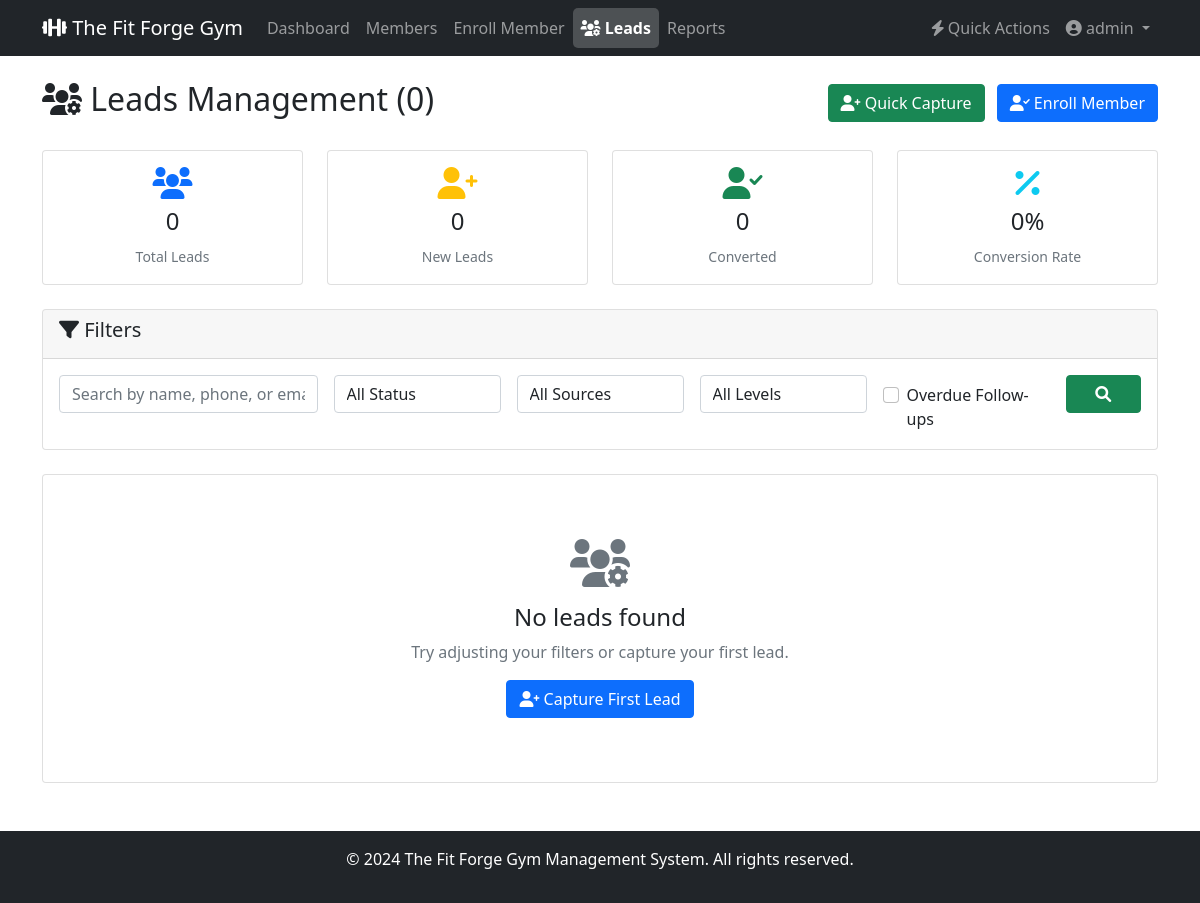
The page /leads/ (signed in) on the database as committed earlier.
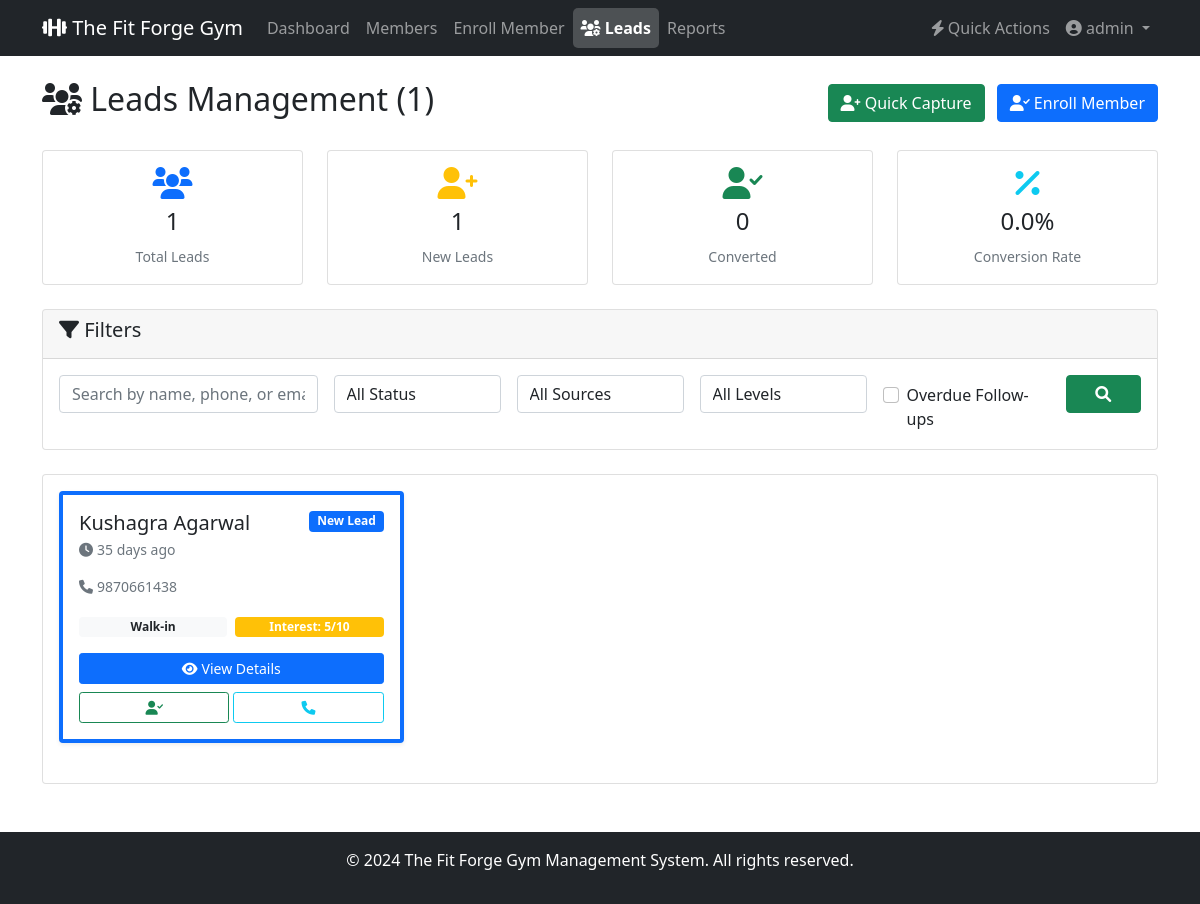
The same page on the database as committed later.
### members/models.py (models this page shows, shortened)
class Lead(models.Model):
    STATUS_CHOICES = [
        ('new', 'New Lead'),
        ('contacted', 'Contacted'),
        ('interested', 'Interested'),
        ('converted', 'Converted'),
        ('not_interested', 'Not Interested'),
    ]
    SOURCE_CHOICES = [
        ('walk_in', 'Walk-in'),
        ('referral', 'Referral'),
        ('online', 'Online'),
        ('advertisement', 'Advertisement'),
        ('social_media', 'Social Media'),
        ('other', 'Other'),
    ]
    name = models.CharField(max_length=100, help_text="Full name of the visitor")
    phone = models.CharField(
        max_length=15,
        validators=[RegexValidator(r'^\+?1?\d{9,15}$', 'Enter a valid phone number.')],
        help_text="Contact number"
    )
    email = models.EmailField(blank=True, null=True, help_text="Email address (optional)")
    status = models.CharField(max_length=20, choices=STATUS_CHOICES, default='new')
    source = models.CharField(max_length=20, choices=SOURCE_CHOICES, default='walk_in')
    interest_level = models.IntegerField(
        default=5,
        help_text="Interest level from 1-10 (10 being highest)"
    )
    notes = models.TextField(blank=True, null=True, help_text="Additional notes about the lead")
    last_contacted = models.DateTimeField(blank=True, null=True)
    next_follow_up = models.DateField(blank=True, null=True, help_text="Next follow-up date")
    converted_member = models.ForeignKey(
        Member,
        on_delete=models.SET_NULL,
        blank=True,
        null=True,
        help_text="If converted, link to the member record"
    )
    conversion_date = models.DateTimeField(blank=True, null=True)
    created_at = models.DateTimeField(auto_now_add=True)
    updated_at = models.DateTimeField(auto_now=True)
    class Meta:
        ordering = ['-created_at']
        verbose_name = "Lead"
        verbose_name_plural = "Leads"
    @property
    def days_since_created(self):
        return (timezone.now() - self.created_at).days

### members/views.py (the view, shortened to what this page needs)
# urls.py: path('leads/', views.lead_list, name='lead_list'),
@login_required
def lead_list(request):
    form = LeadFilterForm(request.GET)
    leads = Lead.objects.all().order_by('-created_at')
    if form.is_valid():
        if form.cleaned_data['status']:
            leads = leads.filter(status=form.cleaned_data['status'])
        if form.cleaned_data['source']:
            leads = leads.filter(source=form.cleaned_data['source'])
        if form.cleaned_data['overdue_follow_up']:
            leads = leads.filter(
                next_follow_up__lt=date.today(),
                status__in=['new', 'contacted', 'interested']
            )
    paginator = Paginator(leads, 12)  # 12 leads per page
    page_number = request.GET.get('page')
    page_obj = paginator.get_page(page_number)
    total_leads = Lead.objects.count()
    new_leads = Lead.objects.filter(status='new').count()
    converted_leads = Lead.objects.filter(status='converted').count()
    conversion_rate = (converted_leads / total_leads * 100) if total_leads > 0 else 0
    context = {
        'form': form,
        'leads': page_obj,
        'total_count': leads.count(),
        'total_leads': total_leads,
        'new_leads': new_leads,
        'converted_leads': converted_leads,
        'conversion_rate': round(conversion_rate, 1),
    }
    return render(request, 'members/lead_list.html', context)

### members/forms.py
class LeadFilterForm(forms.Form):
    search = forms.CharField(
        max_length=100,
        required=False,
        widget=forms.TextInput(attrs={
            'class': 'form-control',
            'placeholder': 'Search by name, phone, or email...'
        })
    )
    status = forms.ChoiceField(
        choices=[('', 'All Status')] + Lead.STATUS_CHOICES,
        required=False,
        widget=forms.Select(attrs={'class': 'form-control'})
    )
    source = forms.ChoiceField(
        choices=[('', 'All Sources')] + Lead.SOURCE_CHOICES,
        required=False,
        widget=forms.Select(attrs={'class': 'form-control'})
    )
    interest_level = forms.ChoiceField(
        choices=[
            ('', 'All Levels'),
            ('high', 'High (8-10)'),
            ('medium', 'Medium (5-7)'),
            ('low', 'Low (1-4)'),
        ],
        required=False,
        widget=forms.Select(attrs={'class': 'form-control'})
    )
    overdue_follow_up = forms.BooleanField(
        required=False,
        widget=forms.CheckboxInput(attrs={'class': 'form-check-input'})
    )

### templates/members/lead_list.html (shortened to what this page needs)
{% extends 'base.html' %}
{% block content %}
<div class="d-flex justify-content-between align-items-center mb-4">
    <h2><i class="fas fa-users-cog"></i> Leads Management ({{ total_count }})</h2>
    <div>
        <a href="{% url 'lead_capture' %}" class="btn btn-success me-2" target="_blank">
            <i class="fas fa-user-plus"></i> Quick Capture
        </a>
        <a href="{% url 'member_enroll' %}" class="btn btn-primary">
            <i class="fas fa-user-check"></i> Enroll Member
        </a>
    </div>
</div>
<div class="row mb-4">
    <div class="col-md-3">
        <div class="card text-center">
            <div class="card-body">
                <i class="fas fa-users fa-2x text-primary mb-2"></i>
                <h4>{{ total_leads }}</h4>
                <small class="text-muted">Total Leads</small>
            </div>
        </div>
    </div>
    <div class="col-md-3">
        <div class="card text-center">
            <div class="card-body">
                <i class="fas fa-user-plus fa-2x text-warning mb-2"></i>
                <h4>{{ new_leads }}</h4>
                <small class="text-muted">New Leads</small>
            </div>
        </div>
    </div>
    <div class="col-md-3">
        <div class="card text-center">
            <div class="card-body">
                <i class="fas fa-user-check fa-2x text-success mb-2"></i>
                <h4>{{ converted_leads }}</h4>
                <small class="text-muted">Converted</small>
            </div>
        </div>
    </div>
    <div class="col-md-3">
        <div class="card text-center">
            <div class="card-body">
                <i class="fas fa-percentage fa-2x text-info mb-2"></i>
                <h4>{{ conversion_rate }}%</h4>
                <small class="text-muted">Conversion Rate</small>
            </div>
        </div>
    </div>
</div>
<div class="card mb-4">
    <div class="card-header">
        <h5><i class="fas fa-filter"></i> Filters</h5>
    </div>
    <div class="card-body">
        <form method="get">
            <div class="row g-3">
                <div class="col-md-3">
                    {{ form.search }}
                </div>
                <div class="col-md-2">
                    {{ form.status }}
                </div>
                <div class="col-md-2">
                    {{ form.source }}
                </div>
                <div class="col-md-2">
                    {{ form.interest_level }}
                </div>
                <div class="col-md-2">
                    <div class="form-check mt-2">
                        {{ form.overdue_follow_up }}
                        <label class="form-check-label" for="{{ form.overdue_follow_up.id_for_label }}">
                            Overdue Follow-ups
                        </label>
                    </div>
                </div>
                <div class="col-md-1">
                    <button type="submit" class="btn btn-success w-100">
                        <i class="fas fa-search"></i>
                    </button>
                </div>
            </div>
        </form>
    </div>
</div>
<div class="card">
    <div class="card-body">
        {% if leads %}
        <div class="row">
            {% for lead in leads %}
            <div class="col-lg-4 col-md-6 mb-4">
                <div class="card h-100 shadow-sm border-start border-4
                    {% if lead.status == 'new' %}border-primary
                    {% elif lead.status == 'contacted' %}border-warning
                    {% elif lead.status == 'interested' %}border-info
                    {% elif lead.status == 'converted' %}border-success
                    {% else %}border-secondary{% endif %}">
                    <div class="card-body">
                        <div class="d-flex justify-content-between align-items-start mb-3">
                            <div>
                                <h5 class="card-title mb-1">{{ lead.name }}</h5>
                                <p class="text-muted mb-0 small">
                                    <i class="fas fa-clock me-1"></i>{{ lead.days_since_created }} days ago
                                </p>
                            </div>
                            <span class="badge
                                {% if lead.status == 'new' %}bg-primary
                                {% elif lead.status == 'contacted' %}bg-warning
                                {% elif lead.status == 'interested' %}bg-info
                                {% elif lead.status == 'converted' %}bg-success
                                {% else %}bg-secondary{% endif %}">
                                {{ lead.get_status_display }}
                            </span>
                        </div>
                        <div class="mb-3">
                            <div class="row g-2">
                                <div class="col-12">
                                    <small class="text-muted d-block">
                                        <i class="fas fa-phone me-1"></i>{{ lead.phone }}
                                    </small>
                                </div>
                            </div>
                        </div>
                        <div class="row g-2 mb-3">
                            <div class="col-6">
                                <span class="badge bg-light text-dark w-100">{{ lead.get_source_display }}</span>
                            </div>
                            <div class="col-6">
                                <span class="badge
                                    {% if lead.interest_level >= 8 %}bg-success
                                    {% elif lead.interest_level >= 5 %}bg-warning
                                    {% else %}bg-danger{% endif %} w-100">
                                    Interest: {{ lead.interest_level }}/10
                                </span>
                            </div>
                        </div>
                        <div class="d-grid gap-2">
                            <a href="{% url 'lead_detail' lead.pk %}" class="btn btn-primary btn-sm">
                                <i class="fas fa-eye me-1"></i>View Details
                            </a>
                            <div class="row g-1">
                                {% if lead.status != 'converted' %}
                                <div class="col">
                                    <a href="{% url 'convert_lead' lead.pk %}" class="btn btn-outline-success btn-sm w-100">
                                        <i class="fas fa-user-check"></i>
                                    </a>
                                </div>
                                {% endif %}
                                <div class="col">
                                    <a href="tel:{{ lead.phone }}" class="btn btn-outline-info btn-sm w-100">
                                        <i class="fas fa-phone"></i>
                                    </a>
                                </div>
                            </div>
                        </div>
                    </div>
                </div>
            </div>
            {% endfor %}
        </div>
        {% else %}
        <div class="text-center py-5">
            <i class="fas fa-users-cog fa-3x text-muted mb-3"></i>
            <h4>No leads found</h4>
            <p class="text-muted">Try adjusting your filters or capture your first lead.</p>
            <a href="{% url 'lead_capture' %}" class="btn btn-primary" target="_blank">
                <i class="fas fa-user-plus"></i> Capture First Lead
            </a>
        </div>
        {% endif %}
    </div>
</div>
{% endblock %}

### templates/base.html (shortened to what this page needs)
<!DOCTYPE html>
<html lang="en">
<head>
    <link href="https://cdn.jsdelivr.net/npm/bootstrap@5.1.3/dist/css/bootstrap.min.css" rel="stylesheet">
    <link href="https://cdnjs.cloudflare.com/ajax/libs/font-awesome/6.0.0/css/all.min.css" rel="stylesheet">
</head>
<body>
    <nav class="navbar navbar-expand-lg navbar-dark bg-dark">
        <div class="container">
            <a class="navbar-brand" href="{% url 'home' %}">
                <i class="fas fa-dumbbell"></i> The Fit Forge Gym
            </a>
            <div class="collapse navbar-collapse" id="navbarNav">
                <ul class="navbar-nav me-auto">
                    {% if not user.is_authenticated %}
                    <li class="nav-item">
                        <a class="nav-link {% if request.resolver_match.url_name == 'home' %}active{% endif %}" href="{% url 'home' %}">Home</a>
                    </li>
                    {% elif user.is_authenticated %}
                    <li class="nav-item">
                        <a class="nav-link {% if request.resolver_match.url_name == 'dashboard' %}active{% endif %}" href="{% url 'dashboard' %}">Dashboard</a>
                    </li>
                    <li class="nav-item">
                        <a class="nav-link {% if request.resolver_match.url_name == 'member_list' %}active{% endif %}" href="{% url 'member_list' %}">Members</a>
                    </li>
                    <li class="nav-item">
                        <a class="nav-link {% if request.resolver_match.url_name == 'member_enroll' %}active{% endif %}" href="{% url 'member_enroll' %}">Enroll Member</a>
                    </li>
                    <li class="nav-item">
                        <a class="nav-link {% if request.resolver_match.url_name == 'lead_list' %}active{% endif %}" href="{% url 'lead_list' %}">
                            <i class="fas fa-users-cog"></i> Leads
                        </a>
                    </li>
                    <li class="nav-item">
                        <a class="nav-link {% if request.resolver_match.url_name == 'reports' %}active{% endif %}" href="{% url 'reports' %}">Reports</a>
                    </li>
                    {% endif %}
                </ul>
                <ul class="navbar-nav">
                    {% if user.is_authenticated %}
                    <li class="nav-item">
                        <a class="nav-link {% if request.resolver_match.url_name == 'quick_actions' %}active{% endif %}" href="{% url 'quick_actions' %}">
                            <i class="fas fa-bolt"></i> Quick Actions
                        </a>
                    </li>
                    <li class="nav-item dropdown">
                        <a class="nav-link dropdown-toggle" href="#" id="navbarDropdown" role="button" data-bs-toggle="dropdown">
                            <i class="fas fa-user-circle"></i> {{ user.first_name|default:user.username }}
                        </a>
                    </li>
                    {% else %}
                    <li class="nav-item">
                        <a class="nav-link login-btn" href="{% url 'login' %}">
                            <i class="fas fa-sign-in-alt"></i> Login
                        </a>
                    </li>
                    {% endif %}
                </ul>
            </div>
        </div>
    </nav>
    <main class="container mt-4">
        {% block content %}{% endblock %}
    </main>
    <footer class="bg-dark text-white text-center py-3 mt-5">
        <div class="container">
            <p>&copy; 2024 The Fit Forge Gym Management System. All rights reserved.</p>
        </div>
    </footer>
</body>
</html>

### templates/base.html (style rules this page uses)
.navbar-nav .nav-link.active { background-color: rgba(255, 255, 255, 0.2); border-radius: 5px; font-weight: bold; color: #fff !important; }

Rows that differ between the two databases and show on the page:
added Lead: name "Kushagra Agarwal", days_since_created "35", status "New Lead", phone "9870661438", source "Walk-in", interest_level "5"
Other text that changed with them:
{{ total_count }}: "0" → "1"
{{ total_leads }}: "0" → "1"
{{ new_leads }}: "0" → "1"
{{ conversion_rate }}: "0" → "0.0"
text no longer shown: "No leads found Try adjusting your filters or capture your first lead. Capture First Lead"
